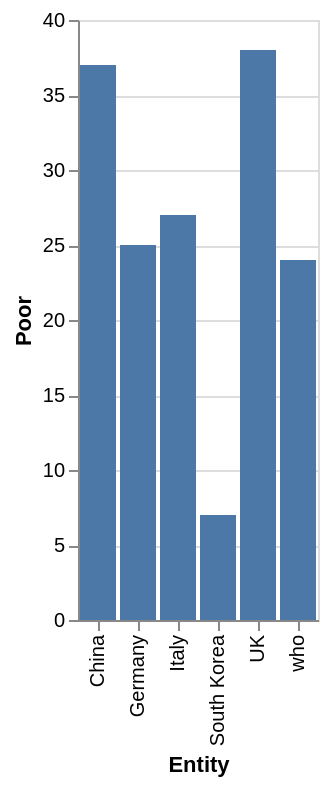

Here is the Vega-Lite specification saved for this chart:
### Vega-Lite specification from a JSON file in a GitHub repository (floating-point values rounded to 4 significant figures)
{"$schema": "https://vega.github.io/schema/vega-lite/v5.json", "description": "Bar chart auto-generated from CSV", "data": {"values": [{"Entity": "China", "Poor": "37.0", "Only fair": "26.0", "Good": "26.0", "Excellent": "0"}, {"Entity": "Italy", "Poor": "27.0", "Only fair": "36.0", "Good": "28.0", "Excellent": "0"}, {"Entity": "who", "Poor": "24.0", "Only fair": "nan", "Good": "nan", "Excellent": "0"}, {"Entity": "U.S.", "Poor": "nan", "Only fair": "nan", "Good": "nan", "Excellent": "10"}, {"Entity": "UK", "Poor": "38.0", "Only fair": "nan", "Good": "0.0", "Excellent": "0"}, {"Entity": "Germany", "Poor": "25.0", "Only fair": "51.0", "Good": "15.0", "Excellent": "0"}, {"Entity": "South Korea", "Poor": "7.0", "Only fair": "22.0", "Good": "41.0", "Excellent": "25"}]}, "mark": "bar", "encoding": {"x": {"field": "Entity", "type": "ordinal"}, "y": {"field": "Poor", "type": "quantitative"}}}
